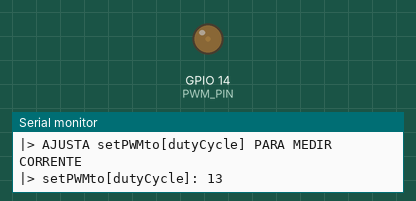
Recording of a sketch running on a simulated ESP32. On the bench: output pins drawn as LEDs (lit = HIGH), the last lines printed to the serial monitor.

Above: at 0.1 s.
At 60.1 s:
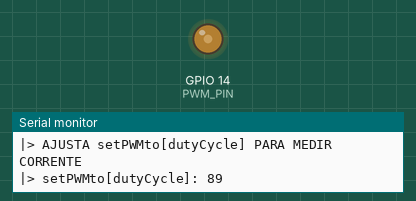
At 120.1 s:
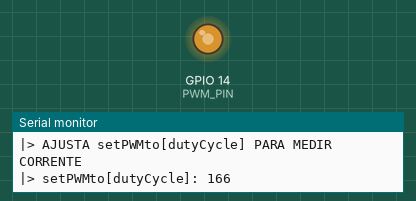
Timing chart, 0 to 121.6 s (numbered marks = the images above):
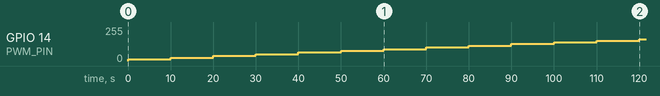

The sketch:

MEDIDA_DE_CORRENTE.ino
```cpp
/* - - - - - - - - - - - - - - - - - - - - - - - - - - - - - - - - - - - - - - - */
// CODIGO PARA TESTE DE CORRENTE EM FUNCAO DO PWM A CADA 10 SEGUNDOS
/* - - - - - - - - - - - - - - - - - - - - - - - - - - - - - - - - - - - - - - - */
const uint8_t     PWM_PIN		= 14;
const uint16_t	  LEDC_BASE_FREQ = 2000;		// MAX FREQ CONV PWM TO ANALOG
const uint8_t     LEDC_TIMER_RES_BIT = 8;		// 8 ~ 16 bits

void setup() {
  Serial.begin(115200);
  while (!Serial) { vTaskDelay(1000); }
  ledcAttach(PWM_PIN, LEDC_BASE_FREQ, LEDC_TIMER_RES_BIT);
  Serial.println("AJUSTA setPWMto[dutyCycle] PARA MEDIR CORRENTE");}
uint8_t   setPWMto[] = {   13,   26,   38,   51,   64,
                           77,   89,  102,  115,  128,
                          140,  153,  166,  179,  191,
                          204,  217,  230,  242,  255};
void loop() {
for (int dutyCycle = 0; dutyCycle < 20; dutyCycle++){
  ledcWrite(PWM_PIN, setPWMto[dutyCycle]);
  Serial.println("|> AJUSTA setPWMto[dutyCycle] PARA MEDIR CORRENTE");
    Serial.print("|> setPWMto[dutyCycle]: "); Serial.println(setPWMto[dutyCycle]);
  vTaskDelay(10000);}}
```

Measured:
- by itself, GPIO 14 (PWM_PIN): moves from 0/255 to 165/255 over 120 s
